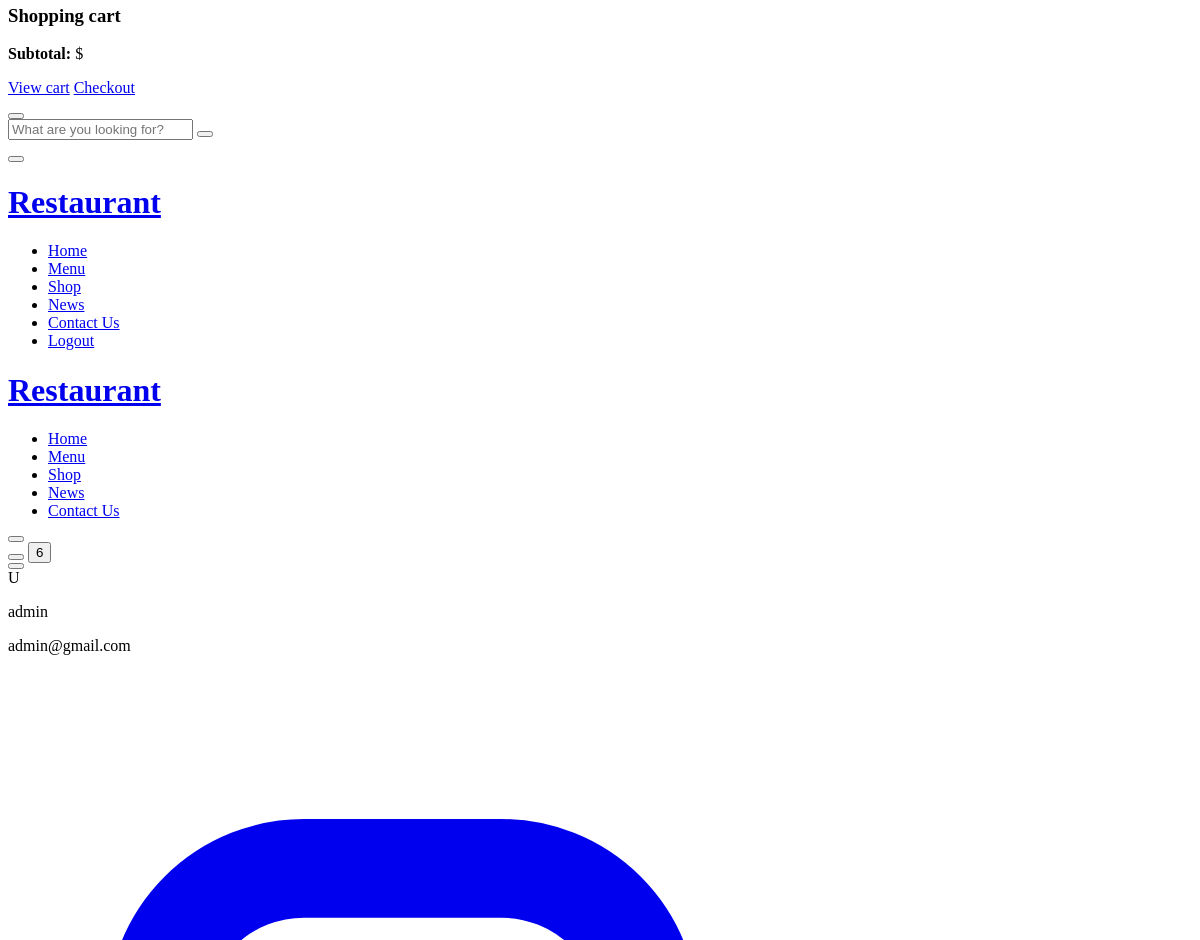
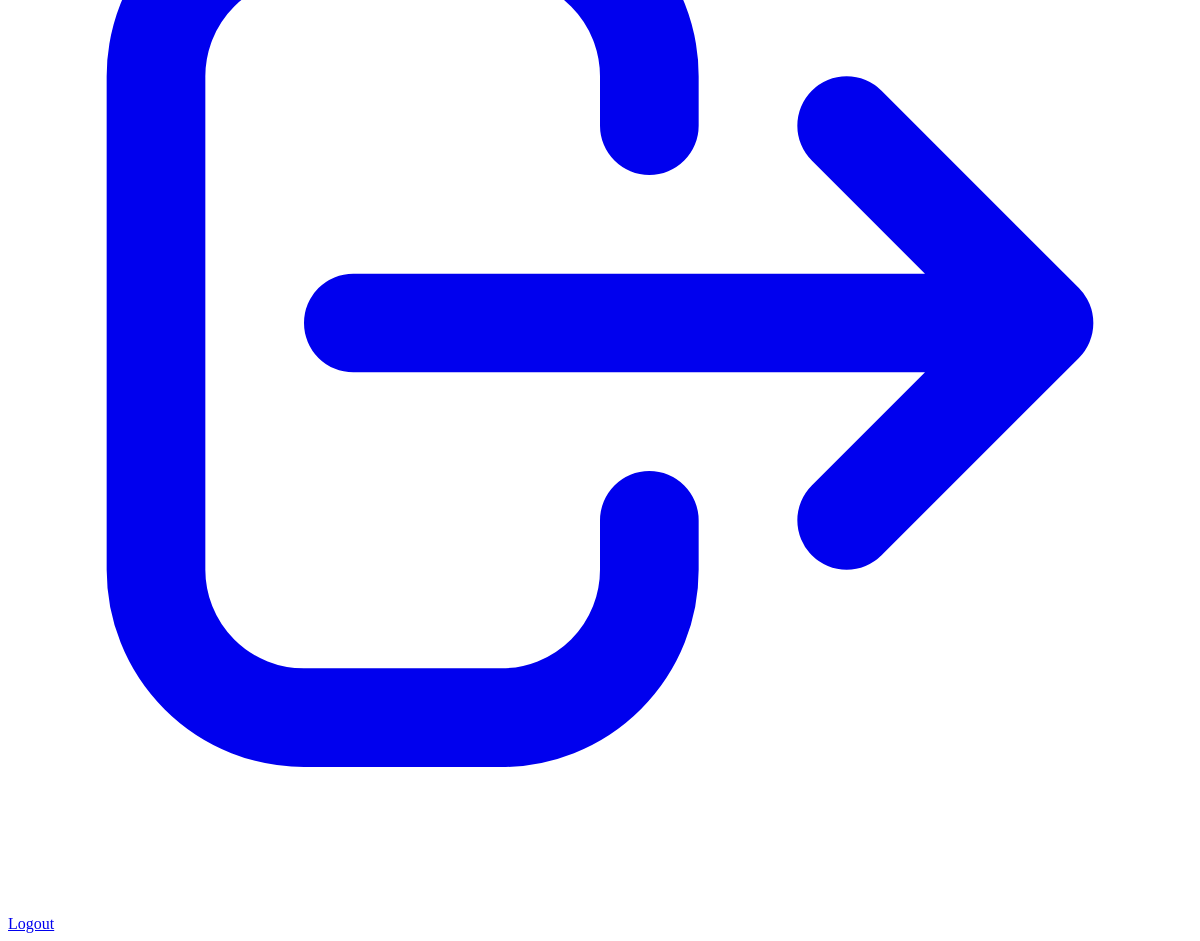
The page /search/ (signed in, lower part) on the database as committed earlier (2 pictures, top to bottom).
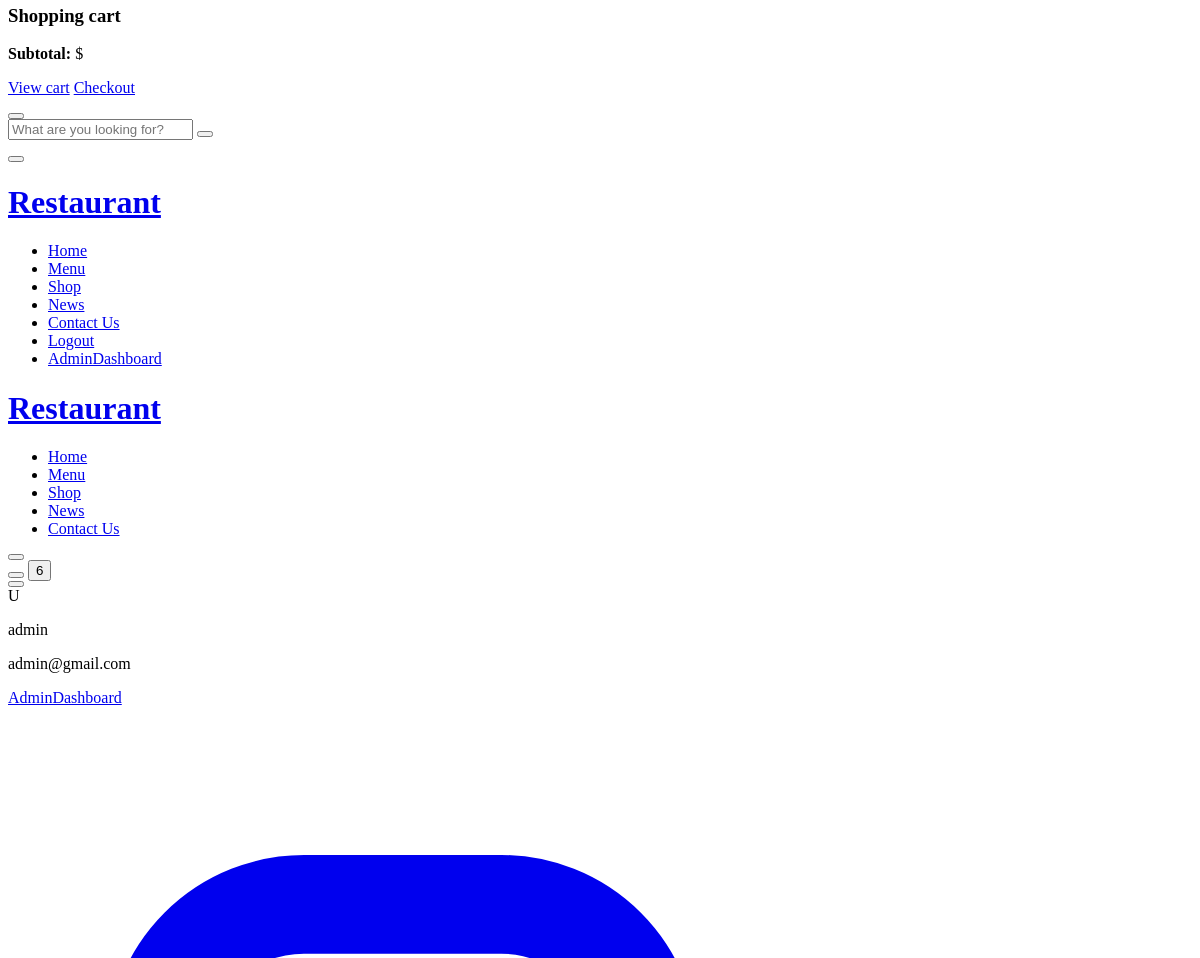
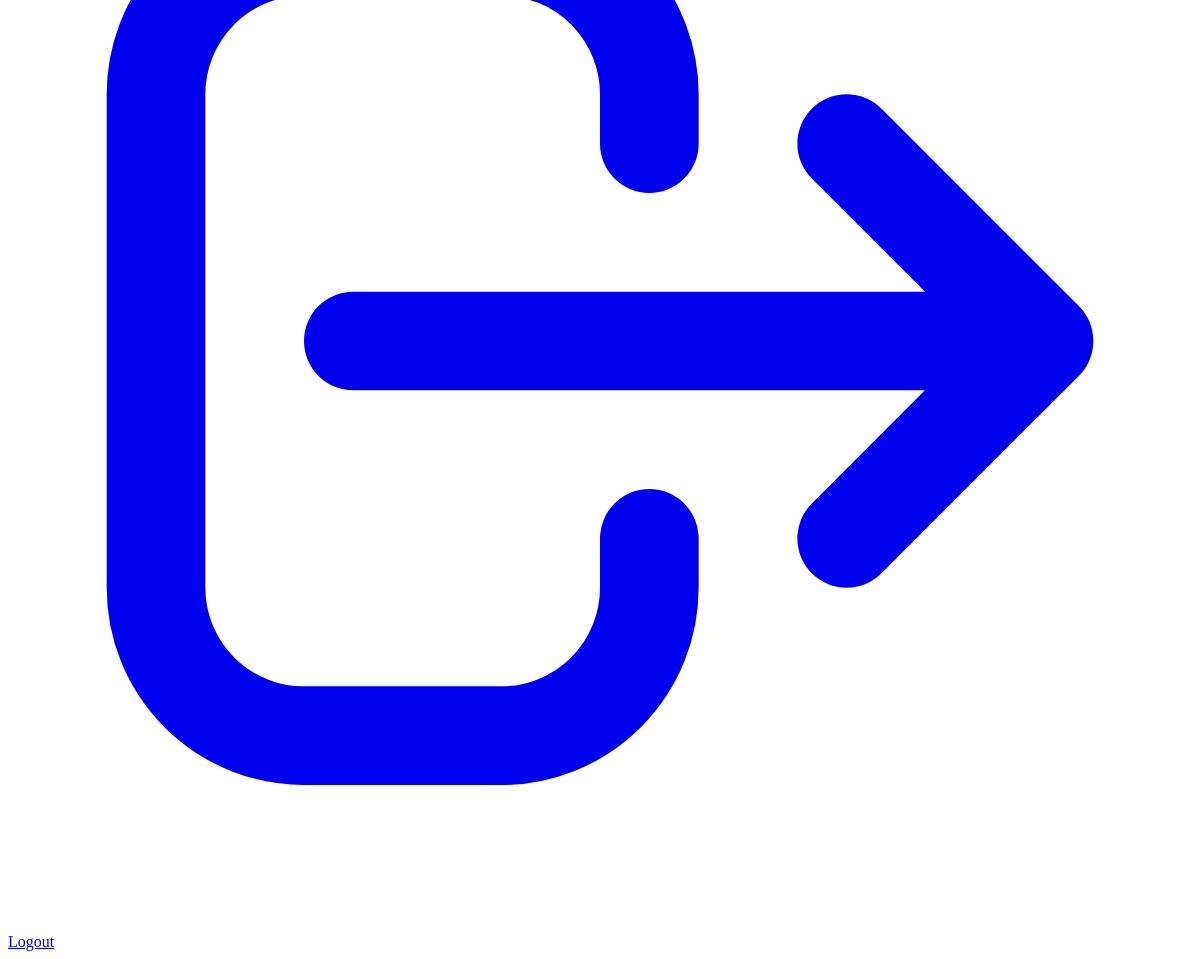
The same page on the database as committed later (2 pictures, top to bottom).
### myapp/views.py (the view, shortened to what this page needs)
# urls.py: path('search/', views.search_view, name='search'),
def search_view(request):
    CartItemCount = CartItem.objects.all().count()
    query = request.GET.get('q')
    results = []
    if query:
        results = Product.objects.filter(title__icontains=query)
    context = {
        'query': query,
        'results': results,
        'CartItemCount': CartItemCount,
    }
    return render(request, 'header.html', context)

### templates/header.html (shortened to what the changed rows need)
{% load static %}
{% load humanize %}
<div class="th-menu-wrapper">
    <div class="th-menu-area text-center"><button class="th-menu-toggle"></button>
        <div class="mobile-logo">
            <a href="{% url 'homePage' %}"><h1 style="font-size: xx-large;">Restaurant</h1></a>
        </div>
        <div class="th-mobile-menu">
            <ul>
{% if request.user.is_authenticated %}
            {% if request.user.role == "admin" %}
                <li><a href="{% url 'admin_dashboard' %}">AdminDashboard</a></li>
            {% endif %}
{% else %}
            <li><a href="{% url 'loginPage' %}">Login</a></li>
            <li><a href="{% url 'registerPage' %}">Register</a></li>
{% endif %}
            </ul>
        </div>
    </div>
</div>
<header class="th-header header-layout3">
    <div class="sticky-wrapper">
        <div class="sticky-active">
            <div class="menu-area">
                <div class="container th-container">
                    <div class="row align-items-center justify-content-between">
                        <div class="col-auto">
                            <div class="header-logo">
                                <a href="{% url 'homePage' %}"><h1 style="font-size: xx-large;">Restaurant</h1></a>
                            </div>
                        </div>
                        <div class="col-auto d-none d-xl-block">
                            <div class="header-button">
                                <div class="flex justify-end mb-1">
                                    <div class="relative">
                                        <div id="dropdownMenu"
                                            class="absolute right-0 mt-2 w-56 bg-white rounded-lg shadow-lg border border-gray-200 opacity-0 invisible transform scale-95 transition-all duration-200 z-50">
                                            <div class="py-2">
                                                {% if request.user.is_authenticated %}
            {% if request.user.role == "admin" %}
                                                <div class="border-t border-gray-100 mt-2 pt-2">
                                                    <a href="{% url 'admin_dashboard' %}"
                                                        class="flex items-center px-4 py-2 text-sm text-black-600 hover:bg-green-50 transition-colors duration-150">
                                                        AdminDashboard
                                                    </a>
                                                </div>
            {% endif %}
                                                <div class="border-t border-gray-100 mt-2 pt-2">
                                                    <a href="{% url 'logout' %}"
                                                        class="flex items-center px-4 py-2 text-sm text-red-600 hover:bg-red-50 transition-colors duration-150">
                                                        <svg class="w-4 h-4 mr-3 text-red-500" fill="none"
                                                            stroke="currentColor" viewBox="0 0 24 24">
                                                            <path stroke-linecap="round" stroke-linejoin="round"
                                                                stroke-width="2"
                                                                d="M17 16l4-4m0 0l-4-4m4 4H7m6 4v1a3 3 0 01-3 3H6a3 3 0 01-3-3V7a3 3 0 013-3h4a3 3 0 013 3v1">
                                                            </path>
                                                        </svg>
                                                        Logout
                                                    </a>
                                                </div>
                                                {% endif %}
                                            </div>
                                        </div>
                                    </div>
                                </div>
                            </div>
                        </div>
                    </div>
                </div>
            </div>
        </div>
    </div>
</header>

Rows that differ between the two databases and show on the page:
changed CustomUser "admin": role "guest" → "admin" (drawn)
Other text that changed with them:
text now shown: "AdminDashboard AdminDashboard"
